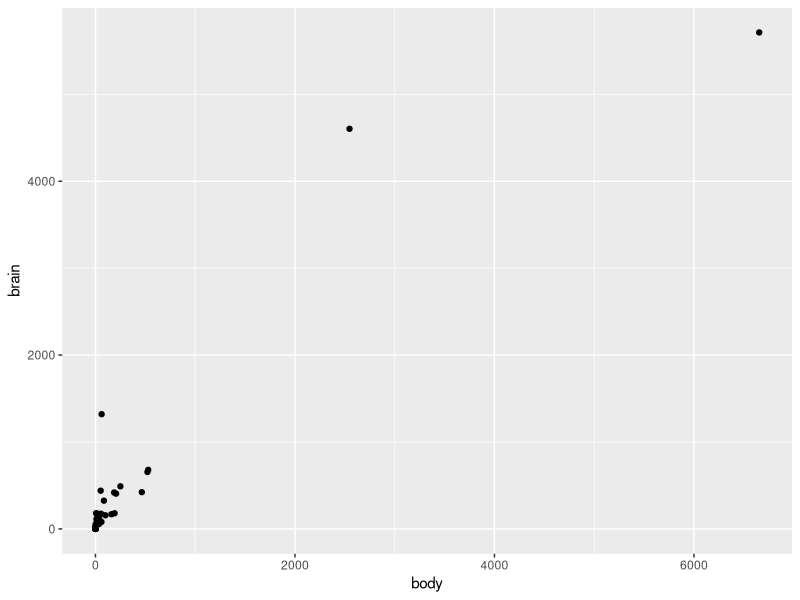
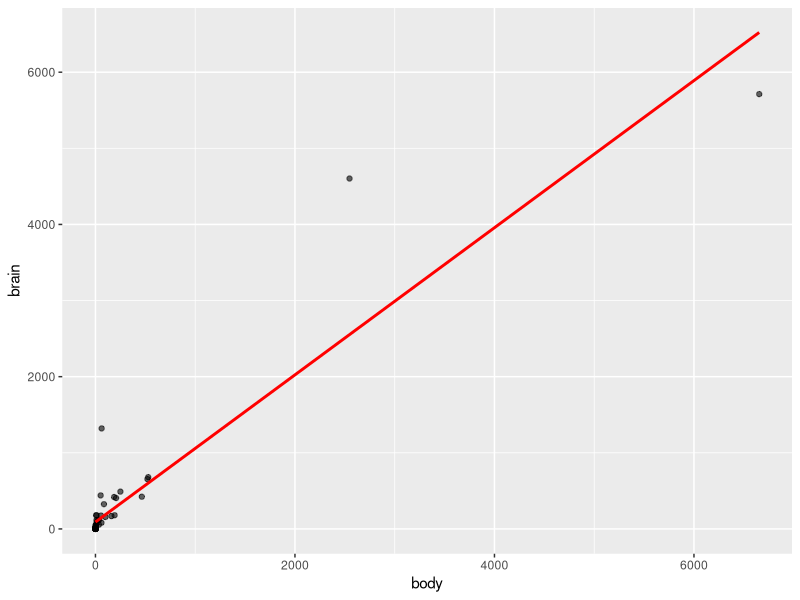
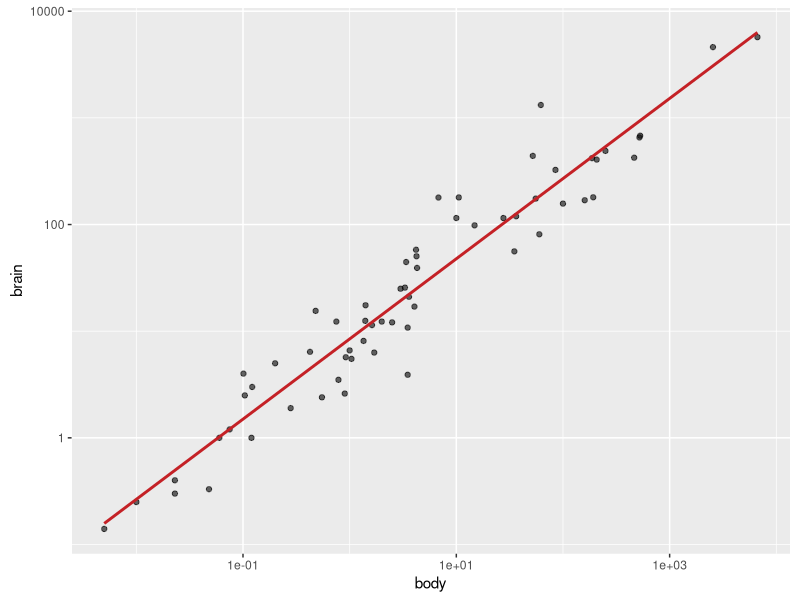
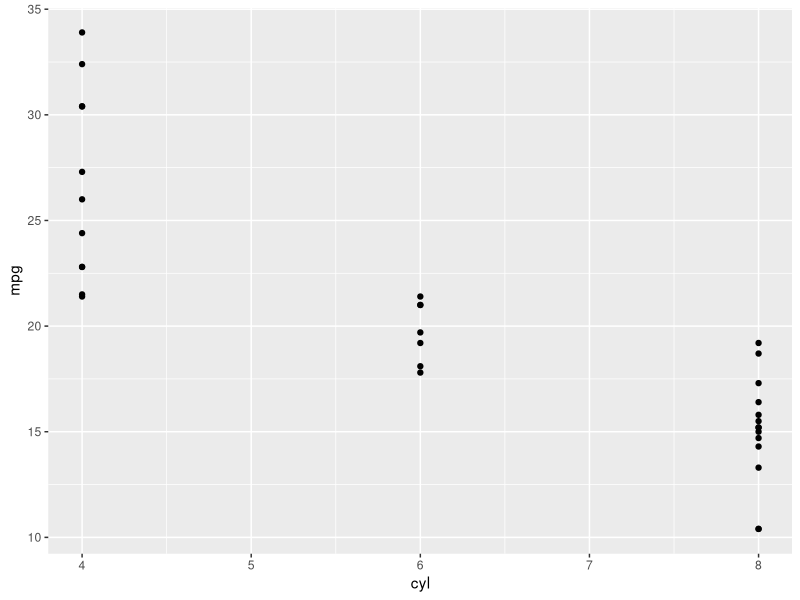
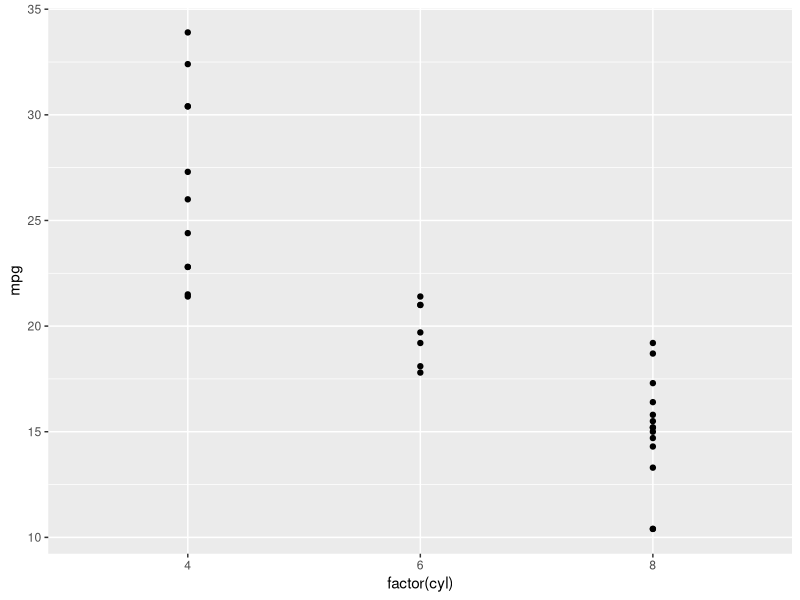
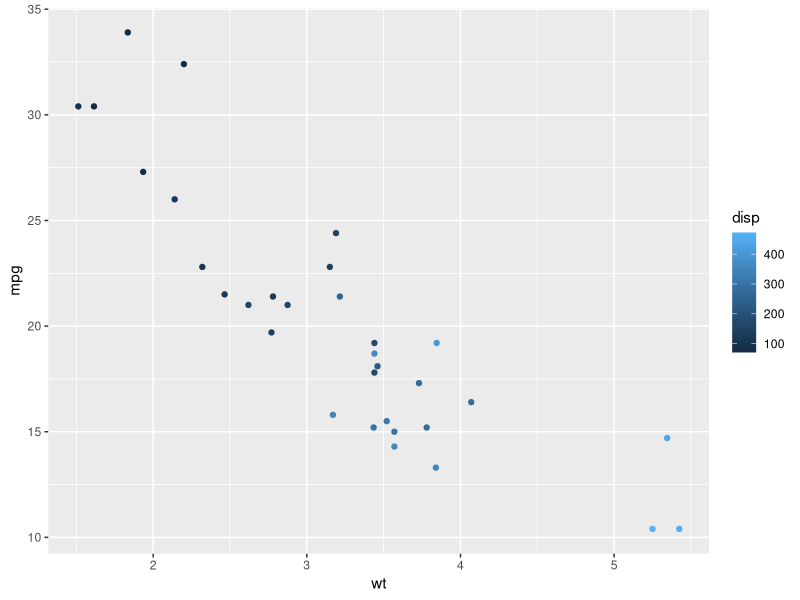
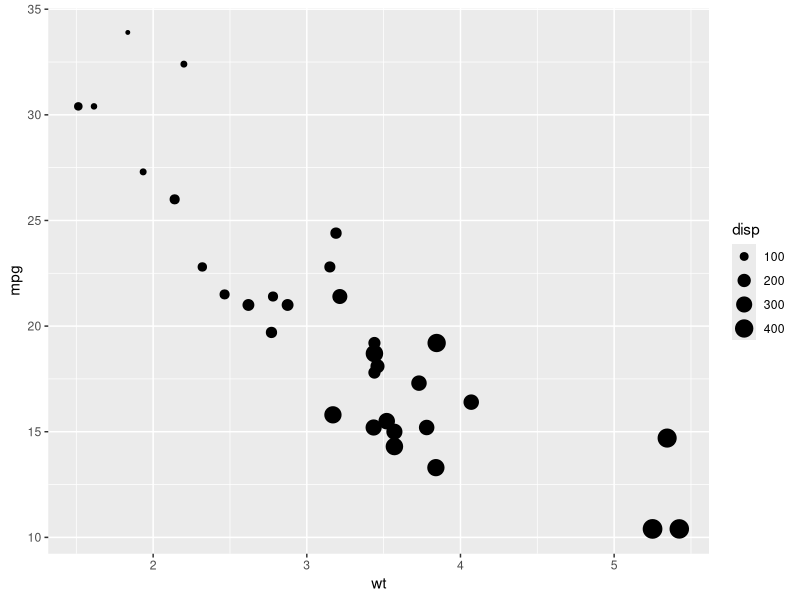

Here is the R script that generated these plots, in order: (Note: this script raises an error after producing the figures.)
# 1. INTRODUCTION TO DATA VISUALIZATION WITH GGPLOT2

# 1.1 Data viz ####
# Data visualization is an essential skill for data scientists. It combines statistics in meaningful and appropriate ways.
# Load gpplot2 package:
library(ggplot2)
# Examine the mammals dataset from the MASS package, which contains the average brain and body weights of 62 land mammals.
library(MASS)
MASS::mammals
# To understand the relationship here, the most obvious first step is to make a scatter plot.
ggplot(mammals, aes(body, brain)) +
  geom_point()
# Applying here a linear model is a poor choice since a few extreme values have a large influence.
ggplot(mammals, aes(body, brain)) + 
  geom_point(alpha = 0.6) + 
  stat_smooth(method = "lm",
              color = "red",
              se = FALSE)
# A log transformation of both variables allows for a better fit.
ggplot(mammals, aes(body, brain)) + 
  geom_point(alpha = 0.6) + 
  coord_fixed() + 
  scale_x_log10() +
  scale_y_log10() +
  stat_smooth(method = "lm",
              color = "#C42126",
              se = FALSE,
              size = 1)

# 1.2 Aesthetic mappings ####
# Aesthetic elements tell us which scales we should map data onto.
# Load a built-in dataset "mtcars" in R, which contains information on 32 cars from 1973 issue of Motor Trend.
data("mtcars")
# Explore the structure of the dataset:
str(mtcars)
# Draw a plot example:
ggplot(mtcars, aes(cyl, mpg)) +  # cyl: number of cylinders.
  geom_point()
# ggplot2 treats cyl as a continuous variable, which is not quite right because it gives the impression that there is such a thing as 5- or 7- cyclinder car.
# Explicitly tell ggplot2 that cyl is a categorical variable
ggplot(mtcars, aes(factor(cyl), mpg)) +
  geom_point() # x-axis doesn't contain 5 and 7 anymore, only the values that are present in the dataset.

# Add more layers to aesthetic mapping: 
ggplot(mtcars, aes(wt, mpg, 
                   color = disp)) +
  geom_point()
# Change color to a size aesthetics:
ggplot(mtcars, aes(wt, mpg, size = disp)) +
  geom_point() 
# Another argument of aes() is the shape of the points. There are finite number of shapes which ggplot() can automatically assign to the points. Therefor shape only makes sense with categorical data, not continuous.
ggplot(mtcars, aes(wt, mpg, shape = disp)) +
  geom_point() # return error.

# 1.3 Adding geometries ####
# Geometries layer allows us to choose how the plot will look like. 
# Explore this graphic layer with the diamond dataset also in ggplot2
data(diamonds) # contain details of 1000 diamonds.
str(diamonds) 
# Explore the relation between carat and price:
ggplot(diamonds, aes(carat, price)) +
  geom_point() # adds points as in scatter plot.
# Add a smooth trend curve with geom_smooth():
ggplot(diamonds, aes(carat, price)) +
  geom_point() +
  geom_smooth() # geometries are added using the "+" operator.

# Mapping an aesthetic to data variable with multiple geoms will change all the geoms. 
ggplot(diamonds, aes(carat, price, color = clarity)) +
  geom_point() +
  geom_smooth()
# Make changes to individual geoms by passing arguments to the geom_*() functions:
ggplot(diamonds, aes(carat, price, color = clarity)) +
  geom_point(alpha = 0.4) + # alpha argument controls the opacity.
  geom_smooth()

# Saving plots as variables:
# Plots can be saved as variables, which can be added two later on using the "+" operator. This is really useful if you want to make multiple related plots from a common base.
plt_price_vs_carat <- ggplot(diamonds, aes(carat, price))
# Add point layer to the saved variable:
plt_price_vs_carat + geom_point()
# Add an alpha argument to the point layer to make the points 20% opaque:
plt_price_vs_carat_transparent <- plt_price_vs_carat + 
  geom_point(alpha = 0.2)
# Edit the plot to map color to clarity and save it to a new object:
plt_price_vs_carat_clarity <- plt_price_vs_carat +
  geom_point(aes(color = clarity))
# See the plot:
plt_price_vs_carat_clarity

# 1.4 ggplot2 layers ####
# The grammar of graphics is implemented in R using the ggplot2 package with two key functions: layer grammatical elements and aesthetic mapping.
# Use the classical iris dataset to illustrate this:
head(iris)
# Make a scatter plot with Sepal.Length mapped to x and Sepal.width to y aesthetics:
ggplot(iris, aes(Sepal.Length, Sepal.Width)) + 
  geom_jitter()
# With three essential layers, there are enough instructions to make a basic scatter plot. To get a more meaningful and cleaner visualization, add the theme layer:
ggplot(iris, aes(Sepal.Length, Sepal.Width)) +
  geom_jitter() +
  labs(x = "Sepal Length (cm)", y = "Sepal Width (cm)") +
  theme_classic()